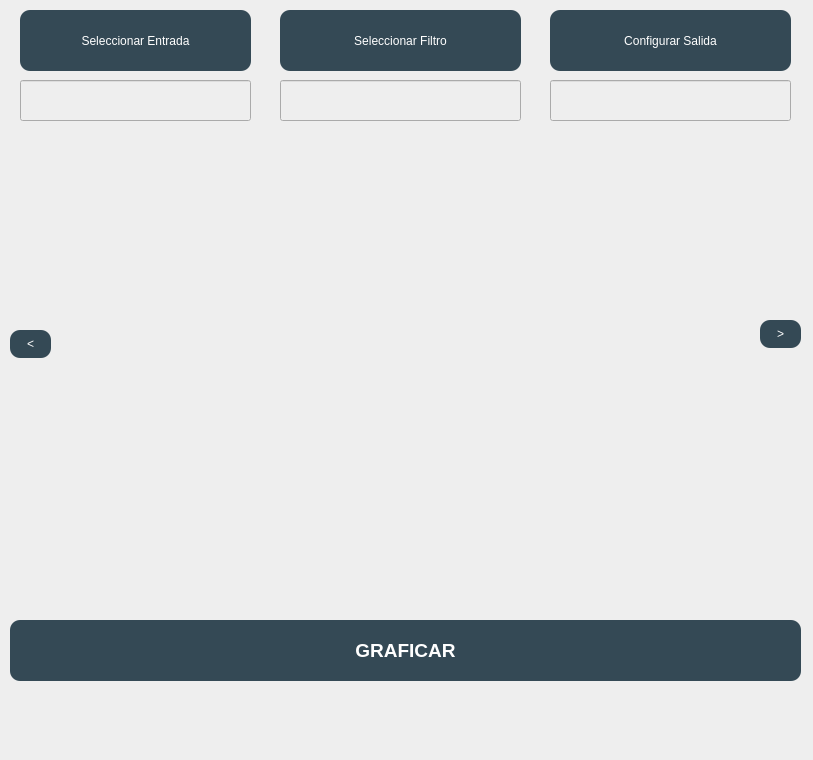
<?xml version="1.0" encoding="UTF-8"?>
<ui version="4.0">
 <class>MainWindow</class>
 <widget class="QMainWindow" name="MainWindow">
  <property name="geometry">
   <rect>
    <x>0</x>
    <y>0</y>
    <width>813</width>
    <height>760</height>
   </rect>
  </property>
  <property name="windowTitle">
   <string>MainWindow</string>
  </property>
  <property name="styleSheet">
   <string notr="true">background:rgb(238,238,238)</string>
  </property>
  <property name="toolButtonStyle">
   <enum>Qt::ToolButtonIconOnly</enum>
  </property>
  <widget class="QWidget" name="centralwidget">
   <widget class="QPushButton" name="inputSelectButton">
    <property name="geometry">
     <rect>
      <x>20</x>
      <y>10</y>
      <width>231</width>
      <height>61</height>
     </rect>
    </property>
    <property name="styleSheet">
     <string notr="true">background: rgb(52,73,85);
color:rgb(255,255,255);
border-radius: 10px;</string>
    </property>
    <property name="text">
     <string>Seleccionar Entrada</string>
    </property>
   </widget>
   <widget class="QPushButton" name="filterSelectButton">
    <property name="geometry">
     <rect>
      <x>280</x>
      <y>10</y>
      <width>241</width>
      <height>61</height>
     </rect>
    </property>
    <property name="styleSheet">
     <string notr="true">background: rgb(52,73,85);
color:rgb(255,255,255);
border-radius: 10px;</string>
    </property>
    <property name="text">
     <string>Seleccionar Filtro</string>
    </property>
   </widget>
   <widget class="QPushButton" name="outputConfigButton">
    <property name="geometry">
     <rect>
      <x>550</x>
      <y>10</y>
      <width>241</width>
      <height>61</height>
     </rect>
    </property>
    <property name="styleSheet">
     <string notr="true">background: rgb(52,73,85);
color:rgb(255,255,255);
border-radius: 10px;</string>
    </property>
    <property name="text">
     <string>Configurar Salida</string>
    </property>
   </widget>
   <widget class="QPushButton" name="graphButton">
    <property name="geometry">
     <rect>
      <x>10</x>
      <y>620</y>
      <width>791</width>
      <height>61</height>
     </rect>
    </property>
    <property name="font">
     <font>
      <pointsize>14</pointsize>
      <weight>75</weight>
      <bold>true</bold>
     </font>
    </property>
    <property name="styleSheet">
     <string notr="true">background: rgb(52,73,85);
color:rgb(255,255,255);
border-radius: 10px;</string>
    </property>
    <property name="text">
     <string>GRAFICAR</string>
    </property>
   </widget>
   <widget class="QLineEdit" name="inputELine">
    <property name="geometry">
     <rect>
      <x>20</x>
      <y>80</y>
      <width>231</width>
      <height>41</height>
     </rect>
    </property>
    <property name="readOnly">
     <bool>true</bool>
    </property>
   </widget>
   <widget class="QLineEdit" name="filterELine">
    <property name="geometry">
     <rect>
      <x>280</x>
      <y>80</y>
      <width>241</width>
      <height>41</height>
     </rect>
    </property>
    <property name="readOnly">
     <bool>true</bool>
    </property>
   </widget>
   <widget class="QLineEdit" name="outputELine">
    <property name="geometry">
     <rect>
      <x>550</x>
      <y>80</y>
      <width>241</width>
      <height>41</height>
     </rect>
    </property>
    <property name="dragEnabled">
     <bool>false</bool>
    </property>
    <property name="readOnly">
     <bool>true</bool>
    </property>
   </widget>
   <widget class="GraphWidget" name="GraphWidget" native="true">
    <property name="geometry">
     <rect>
      <x>60</x>
      <y>140</y>
      <width>691</width>
      <height>461</height>
     </rect>
    </property>
   </widget>
   <widget class="QPushButton" name="nextGraphicButton">
    <property name="geometry">
     <rect>
      <x>760</x>
      <y>320</y>
      <width>41</width>
      <height>28</height>
     </rect>
    </property>
    <property name="styleSheet">
     <string notr="true">background: rgb(52,73,85);
color:rgb(255,255,255);
border-radius: 10px;</string>
    </property>
    <property name="text">
     <string>&gt;</string>
    </property>
   </widget>
   <widget class="QPushButton" name="prevGraphicButton">
    <property name="geometry">
     <rect>
      <x>10</x>
      <y>330</y>
      <width>41</width>
      <height>28</height>
     </rect>
    </property>
    <property name="styleSheet">
     <string notr="true">background: rgb(52,73,85);
color:rgb(255,255,255);
border-radius: 10px;</string>
    </property>
    <property name="text">
     <string>&lt;</string>
    </property>
   </widget>
  </widget>
  <widget class="QMenuBar" name="menubar">
   <property name="geometry">
    <rect>
     <x>0</x>
     <y>0</y>
     <width>813</width>
     <height>26</height>
    </rect>
   </property>
  </widget>
  <widget class="QStatusBar" name="statusbar"/>
 </widget>
 <customwidgets>
  <customwidget>
   <class>GraphWidget</class>
   <extends>QWidget</extends>
   <header location="global">graphwidget.h</header>
   <container>1</container>
  </customwidget>
 </customwidgets>
 <resources/>
 <connections/>
</ui>
